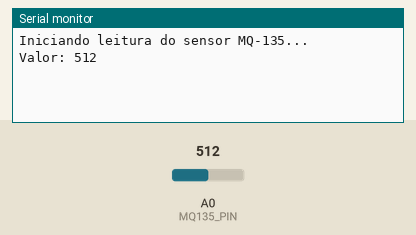
This sketch was run on a simulated Arduino Uno, built with avr-gcc and run on an emulated ATmega328P. On the bench: the last lines printed to the serial monitor. The test bench sets the inputs (shaded band); at power-on: A0 (MQ135_PIN) = 512.

Above: at 3.2 s.
3.3 s: A0 (MQ135_PIN) set to 716
At 8.1 s:
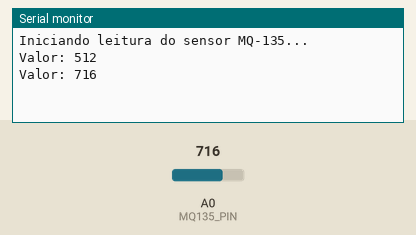
8.9 s: A0 (MQ135_PIN) set to 900
At 13.1 s:
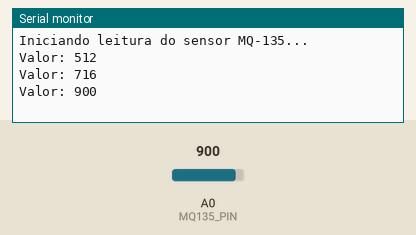
Timing chart, 0 to 14.6 s (numbered marks = the images above; inputs shaded):
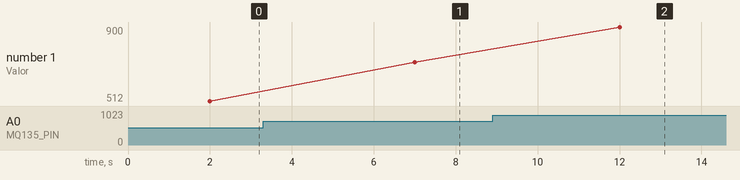

The sketch:

3b.ino
```cpp
const int MQ135_PIN = A0;

void setup() {
  Serial.begin(9600);
  Serial.println("Iniciando leitura do sensor MQ-135...");
  delay(2000);
}

void loop() {
  int sensorValue = analogRead(MQ135_PIN);

  Serial.print("Valor: ");
  Serial.println(sensorValue);

  delay(5000);
}
```

Measured:
- after the input at 3.3 s, the serial monitor: prints a new line after 3.7 s (image 1)
- after the input at 8.9 s, the serial monitor: prints a new line after 3.1 s (image 2)
- plotted number 1: 512 → 716 after the input at 3.3 s, 716 → 900 after the input at 8.9 s
